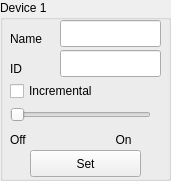
     <widget class="QGroupBox" name="groupbox_dev1">
      <property name="geometry">
       <rect>
        <x>20</x>
        <y>110</y>
        <width>171</width>
        <height>181</height>
       </rect>
      </property>
      <property name="palette">
       <palette>
        <active>
         <colorrole role="WindowText">
          <brush brushstyle="SolidPattern">
           <color alpha="255">
            <red>0</red>
            <green>0</green>
            <blue>0</blue>
           </color>
          </brush>
         </colorrole>
         <colorrole role="Text">
          <brush brushstyle="SolidPattern">
           <color alpha="255">
            <red>0</red>
            <green>0</green>
            <blue>0</blue>
           </color>
          </brush>
         </colorrole>
        </active>
        <inactive>
         <colorrole role="WindowText">
          <brush brushstyle="SolidPattern">
           <color alpha="255">
            <red>0</red>
            <green>0</green>
            <blue>0</blue>
           </color>
          </brush>
         </colorrole>
         <colorrole role="Text">
          <brush brushstyle="SolidPattern">
           <color alpha="255">
            <red>0</red>
            <green>0</green>
            <blue>0</blue>
           </color>
          </brush>
         </colorrole>
        </inactive>
        <disabled>
         <colorrole role="WindowText">
          <brush brushstyle="SolidPattern">
           <color alpha="255">
            <red>159</red>
            <green>158</green>
            <blue>158</blue>
           </color>
          </brush>
         </colorrole>
         <colorrole role="Text">
          <brush brushstyle="SolidPattern">
           <color alpha="255">
            <red>159</red>
            <green>158</green>
            <blue>158</blue>
           </color>
          </brush>
         </colorrole>
        </disabled>
       </palette>
      </property>
      <property name="title">
       <string>Device 1</string>
      </property>
      <widget class="QLabel" name="dev1_name">
       <property name="geometry">
        <rect>
         <x>10</x>
         <y>30</y>
         <width>41</width>
         <height>17</height>
        </rect>
       </property>
       <property name="palette">
        <palette>
         <active>
          <colorrole role="WindowText">
           <brush brushstyle="SolidPattern">
            <color alpha="255">
             <red>0</red>
             <green>0</green>
             <blue>0</blue>
            </color>
           </brush>
          </colorrole>
          <colorrole role="Text">
           <brush brushstyle="SolidPattern">
            <color alpha="255">
             <red>255</red>
             <green>255</green>
             <blue>255</blue>
            </color>
           </brush>
          </colorrole>
         </active>
         <inactive>
          <colorrole role="WindowText">
           <brush brushstyle="SolidPattern">
            <color alpha="255">
             <red>0</red>
             <green>0</green>
             <blue>0</blue>
            </color>
           </brush>
          </colorrole>
          <colorrole role="Text">
           <brush brushstyle="SolidPattern">
            <color alpha="255">
             <red>255</red>
             <green>255</green>
             <blue>255</blue>
            </color>
           </brush>
          </colorrole>
         </inactive>
         <disabled>
          <colorrole role="WindowText">
           <brush brushstyle="SolidPattern">
            <color alpha="255">
             <red>159</red>
             <green>158</green>
             <blue>158</blue>
            </color>
           </brush>
          </colorrole>
          <colorrole role="Text">
           <brush brushstyle="SolidPattern">
            <color alpha="255">
             <red>159</red>
             <green>158</green>
             <blue>158</blue>
            </color>
           </brush>
          </colorrole>
         </disabled>
        </palette>
       </property>
       <property name="text">
        <string>Name</string>
       </property>
      </widget>
      <widget class="QLabel" name="dev1_id">
       <property name="geometry">
        <rect>
         <x>10</x>
         <y>60</y>
         <width>41</width>
         <height>17</height>
        </rect>
       </property>
       <property name="palette">
        <palette>
         <active>
          <colorrole role="WindowText">
           <brush brushstyle="SolidPattern">
            <color alpha="255">
             <red>0</red>
             <green>0</green>
             <blue>0</blue>
            </color>
           </brush>
          </colorrole>
          <colorrole role="Text">
           <brush brushstyle="SolidPattern">
            <color alpha="255">
             <red>255</red>
             <green>255</green>
             <blue>255</blue>
            </color>
           </brush>
          </colorrole>
         </active>
         <inactive>
          <colorrole role="WindowText">
           <brush brushstyle="SolidPattern">
            <color alpha="255">
             <red>0</red>
             <green>0</green>
             <blue>0</blue>
            </color>
           </brush>
          </colorrole>
          <colorrole role="Text">
           <brush brushstyle="SolidPattern">
            <color alpha="255">
             <red>255</red>
             <green>255</green>
             <blue>255</blue>
            </color>
           </brush>
          </colorrole>
         </inactive>
         <disabled>
          <colorrole role="WindowText">
           <brush brushstyle="SolidPattern">
            <color alpha="255">
             <red>159</red>
             <green>158</green>
             <blue>158</blue>
            </color>
           </brush>
          </colorrole>
          <colorrole role="Text">
           <brush brushstyle="SolidPattern">
            <color alpha="255">
             <red>159</red>
             <green>158</green>
             <blue>158</blue>
            </color>
           </brush>
          </colorrole>
         </disabled>
        </palette>
       </property>
       <property name="text">
        <string>ID</string>
       </property>
      </widget>
      <widget class="QSlider" name="dev1_slider">
       <property name="geometry">
        <rect>
         <x>10</x>
         <y>100</y>
         <width>141</width>
         <height>29</height>
        </rect>
       </property>
       <property name="maximum">
        <number>4</number>
       </property>
       <property name="pageStep">
        <number>4</number>
       </property>
       <property name="orientation">
        <enum>Qt::Horizontal</enum>
       </property>
      </widget>
      <widget class="QLabel" name="off_label">
       <property name="geometry">
        <rect>
         <x>10</x>
         <y>130</y>
         <width>151</width>
         <height>20</height>
        </rect>
       </property>
       <property name="palette">
        <palette>
         <active>
          <colorrole role="WindowText">
           <brush brushstyle="SolidPattern">
            <color alpha="255">
             <red>0</red>
             <green>0</green>
             <blue>0</blue>
            </color>
           </brush>
          </colorrole>
          <colorrole role="Text">
           <brush brushstyle="SolidPattern">
            <color alpha="255">
             <red>255</red>
             <green>255</green>
             <blue>255</blue>
            </color>
           </brush>
          </colorrole>
         </active>
         <inactive>
          <colorrole role="WindowText">
           <brush brushstyle="SolidPattern">
            <color alpha="255">
             <red>0</red>
             <green>0</green>
             <blue>0</blue>
            </color>
           </brush>
          </colorrole>
          <colorrole role="Text">
           <brush brushstyle="SolidPattern">
            <color alpha="255">
             <red>255</red>
             <green>255</green>
             <blue>255</blue>
            </color>
           </brush>
          </colorrole>
         </inactive>
         <disabled>
          <colorrole role="WindowText">
           <brush brushstyle="SolidPattern">
            <color alpha="255">
             <red>159</red>
             <green>158</green>
             <blue>158</blue>
            </color>
           </brush>
          </colorrole>
          <colorrole role="Text">
           <brush brushstyle="SolidPattern">
            <color alpha="255">
             <red>159</red>
             <green>158</green>
             <blue>158</blue>
            </color>
           </brush>
          </colorrole>
         </disabled>
        </palette>
       </property>
       <property name="text">
        <string>Off                           On</string>
       </property>
      </widget>
      <widget class="QPushButton" name="pushbutton_set1">
       <property name="geometry">
        <rect>
         <x>30</x>
         <y>150</y>
         <width>111</width>
         <height>27</height>
        </rect>
       </property>
       <property name="text">
        <string>Set</string>
       </property>
      </widget>
      <widget class="QLineEdit" name="device1Name">
       <property name="geometry">
        <rect>
         <x>60</x>
         <y>20</y>
         <width>101</width>
         <height>27</height>
        </rect>
       </property>
      </widget>
      <widget class="QLineEdit" name="device1ID">
       <property name="geometry">
        <rect>
         <x>60</x>
         <y>50</y>
         <width>101</width>
         <height>27</height>
        </rect>
       </property>
       <property name="readOnly">
        <bool>true</bool>
       </property>
      </widget>
      <widget class="QCheckBox" name="checkBox_dev1">
       <property name="geometry">
        <rect>
         <x>10</x>
         <y>80</y>
         <width>121</width>
         <height>22</height>
        </rect>
       </property>
       <property name="text">
        <string>Incremental</string>
       </property>
      </widget>
     </widget>
